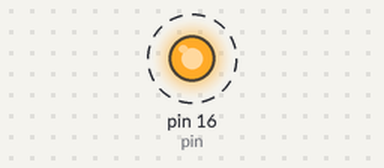
Simulated run of this sketch. Board: Arduino Uno, built with avr-gcc and run on an emulated ATmega328P. Shown: output pins drawn as LEDs (lit = HIGH). Dashed ring = blinking.

Above: at 0.5 s.
Timing chart, 0 to 4.6 s (numbered marks = the images above):
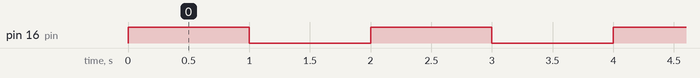

The sketch:

Blink_Node_MCU-v3.ino
```cpp
/*
  Blink
  Turns on an LED on for one second, then off for one second, repeatedly.

*/

int pin=16;


// the setup function runs once when you press reset or power the board
void setup() {
  // initialize digital pin LED_BUILTIN as an output.
  pinMode(pin, OUTPUT);
}

// the loop function runs over and over again forever
void loop() {
  digitalWrite(pin, HIGH);   // turn the LED on (HIGH is the voltage level)
  delay(1000);                       // wait for a second
  digitalWrite(pin, LOW);    // turn the LED off by making the voltage LOW
  delay(1000);                       // wait for a second
}
```

Measured:
- by itself, pin 16 (pin): alternates HIGH for 1.0 s and LOW for 1.0 s
